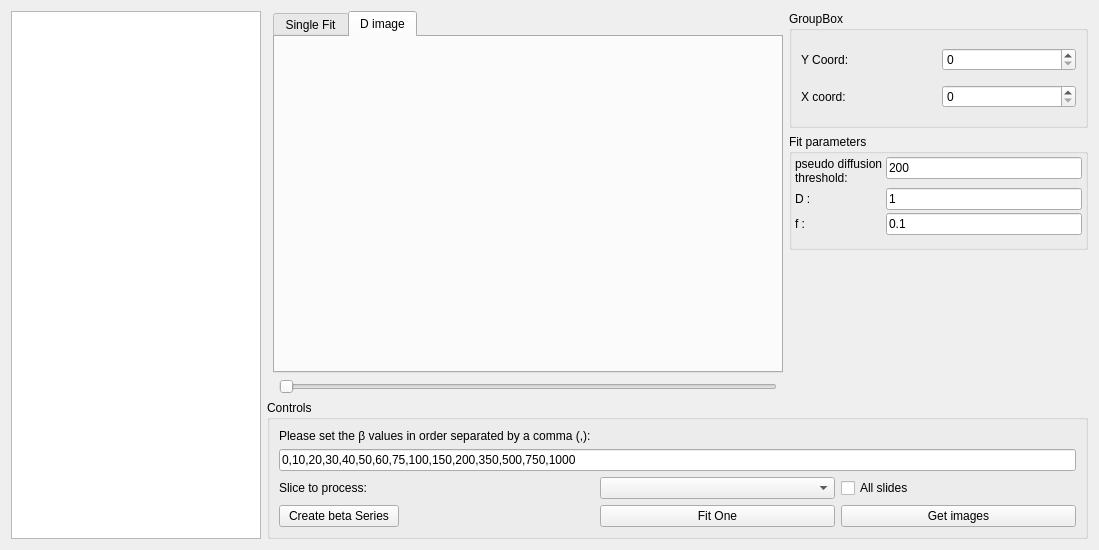
<?xml version="1.0" encoding="UTF-8"?>
<ui version="4.0">
 <class>IVIM_toolbox</class>
 <widget class="QWidget" name="IVIM_toolbox">
  <property name="geometry">
   <rect>
    <x>0</x>
    <y>0</y>
    <width>1099</width>
    <height>550</height>
   </rect>
  </property>
  <property name="minimumSize">
   <size>
    <width>900</width>
    <height>550</height>
   </size>
  </property>
  <property name="windowTitle">
   <string>Form</string>
  </property>
  <layout class="QGridLayout" name="gridLayout_2">
   <item row="0" column="5">
    <widget class="QGroupBox" name="groupBox_2">
     <property name="title">
      <string>GroupBox</string>
     </property>
     <layout class="QGridLayout" name="gridLayout_4">
      <item row="0" column="0">
       <widget class="QLabel" name="label_4">
        <property name="text">
         <string>Y Coord:</string>
        </property>
       </widget>
      </item>
      <item row="0" column="1">
       <widget class="QSpinBox" name="spinYcoord"/>
      </item>
      <item row="1" column="0">
       <widget class="QLabel" name="label_3">
        <property name="text">
         <string>X coord:</string>
        </property>
       </widget>
      </item>
      <item row="1" column="1">
       <widget class="QSpinBox" name="spinXcoord"/>
      </item>
     </layout>
    </widget>
   </item>
   <item row="4" column="1" colspan="5">
    <widget class="QGroupBox" name="groupBox">
     <property name="title">
      <string>Controls</string>
     </property>
     <layout class="QGridLayout" name="gridLayout_3">
      <item row="3" column="0">
       <widget class="QLabel" name="label">
        <property name="text">
         <string>Please set the β values in order separated by a comma (,): </string>
        </property>
       </widget>
      </item>
      <item row="5" column="0">
       <widget class="QLabel" name="label_2">
        <property name="text">
         <string>Slice to process:</string>
        </property>
       </widget>
      </item>
      <item row="5" column="1">
       <widget class="QComboBox" name="cmb_sliceToProcess"/>
      </item>
      <item row="6" column="0">
       <widget class="QPushButton" name="pushButton">
        <property name="maximumSize">
         <size>
          <width>120</width>
          <height>16777215</height>
         </size>
        </property>
        <property name="text">
         <string>Create beta Series</string>
        </property>
       </widget>
      </item>
      <item row="5" column="2">
       <widget class="QCheckBox" name="checkBox">
        <property name="text">
         <string>All slides</string>
        </property>
       </widget>
      </item>
      <item row="4" column="0" colspan="3">
       <widget class="QLineEdit" name="le_betaValues">
        <property name="text">
         <string>0,10,20,30,40,50,60,75,100,150,200,350,500,750,1000</string>
        </property>
       </widget>
      </item>
      <item row="6" column="1">
       <widget class="QPushButton" name="pushButton_2">
        <property name="text">
         <string>Fit One</string>
        </property>
       </widget>
      </item>
      <item row="6" column="2">
       <widget class="QPushButton" name="pushButton_3">
        <property name="text">
         <string>Get images</string>
        </property>
       </widget>
      </item>
     </layout>
    </widget>
   </item>
   <item row="2" column="4" rowspan="2" colspan="2">
    <spacer name="verticalSpacer_2">
     <property name="orientation">
      <enum>Qt::Vertical</enum>
     </property>
     <property name="sizeHint" stdset="0">
      <size>
       <width>20</width>
       <height>40</height>
      </size>
     </property>
    </spacer>
   </item>
   <item row="0" column="0" rowspan="5">
    <widget class="QListWidget" name="listWidget">
     <property name="minimumSize">
      <size>
       <width>250</width>
       <height>0</height>
      </size>
     </property>
     <property name="maximumSize">
      <size>
       <width>250</width>
       <height>16777215</height>
      </size>
     </property>
     <property name="dragEnabled">
      <bool>true</bool>
     </property>
     <property name="dragDropOverwriteMode">
      <bool>false</bool>
     </property>
     <property name="dragDropMode">
      <enum>QAbstractItemView::InternalMove</enum>
     </property>
    </widget>
   </item>
   <item row="3" column="3">
    <widget class="QSlider" name="sld_browser">
     <property name="orientation">
      <enum>Qt::Horizontal</enum>
     </property>
    </widget>
   </item>
   <item row="1" column="5">
    <widget class="QGroupBox" name="groupBox_3">
     <property name="title">
      <string>Fit parameters</string>
     </property>
     <layout class="QVBoxLayout" name="verticalLayout_3">
      <property name="spacing">
       <number>3</number>
      </property>
      <property name="leftMargin">
       <number>3</number>
      </property>
      <property name="topMargin">
       <number>3</number>
      </property>
      <property name="rightMargin">
       <number>3</number>
      </property>
      <property name="bottomMargin">
       <number>3</number>
      </property>
      <item>
       <layout class="QFormLayout" name="formLayout">
        <item row="0" column="0">
         <widget class="QLabel" name="label_7">
          <property name="text">
           <string>pseudo diffusion 
threshold:</string>
          </property>
         </widget>
        </item>
        <item row="0" column="1">
         <widget class="QLineEdit" name="lineEdit_3">
          <property name="text">
           <string>200</string>
          </property>
         </widget>
        </item>
        <item row="1" column="0">
         <widget class="QLabel" name="label_5">
          <property name="text">
           <string>D :</string>
          </property>
         </widget>
        </item>
        <item row="1" column="1">
         <widget class="QLineEdit" name="lineEdit">
          <property name="enabled">
           <bool>true</bool>
          </property>
          <property name="text">
           <string>1</string>
          </property>
         </widget>
        </item>
        <item row="2" column="0">
         <widget class="QLabel" name="label_6">
          <property name="text">
           <string>f : </string>
          </property>
         </widget>
        </item>
        <item row="2" column="1">
         <widget class="QLineEdit" name="lineEdit_2">
          <property name="enabled">
           <bool>true</bool>
          </property>
          <property name="text">
           <string>0.1</string>
          </property>
         </widget>
        </item>
       </layout>
      </item>
     </layout>
    </widget>
   </item>
   <item row="0" column="2" rowspan="3" colspan="3">
    <widget class="QTabWidget" name="tabWidget">
     <property name="enabled">
      <bool>true</bool>
     </property>
     <property name="currentIndex">
      <number>1</number>
     </property>
     <widget class="QWidget" name="SignleCurvePage">
      <attribute name="title">
       <string>Single Fit</string>
      </attribute>
      <layout class="QGridLayout" name="gridLayout_5" rowstretch="0">
       <property name="leftMargin">
        <number>3</number>
       </property>
       <property name="topMargin">
        <number>3</number>
       </property>
       <property name="rightMargin">
        <number>3</number>
       </property>
       <property name="bottomMargin">
        <number>3</number>
       </property>
       <property name="spacing">
        <number>3</number>
       </property>
       <item row="0" column="0">
        <layout class="QGridLayout" name="gridLayout">
         <item row="0" column="0">
          <widget class="QWidget" name="widget" native="true">
           <property name="minimumSize">
            <size>
             <width>500</width>
             <height>300</height>
            </size>
           </property>
           <layout class="QVBoxLayout" name="verticalLayout_2">
            <property name="spacing">
             <number>3</number>
            </property>
            <property name="leftMargin">
             <number>3</number>
            </property>
            <property name="topMargin">
             <number>3</number>
            </property>
            <property name="rightMargin">
             <number>3</number>
            </property>
            <property name="bottomMargin">
             <number>3</number>
            </property>
           </layout>
          </widget>
         </item>
        </layout>
       </item>
      </layout>
     </widget>
     <widget class="QWidget" name="Dimage">
      <property name="enabled">
       <bool>false</bool>
      </property>
      <attribute name="title">
       <string>D image</string>
      </attribute>
      <layout class="QVBoxLayout" name="verticalLayout_5">
       <item>
        <widget class="QWidget" name="widget_2" native="true">
         <layout class="QVBoxLayout" name="verticalLayout_6"/>
        </widget>
       </item>
      </layout>
     </widget>
    </widget>
   </item>
  </layout>
 </widget>
 <resources/>
 <connections/>
</ui>
